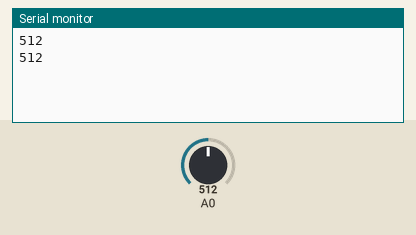
This sketch was run on a simulated Arduino Uno, built with avr-gcc and run on an emulated ATmega328P. Parts: the last lines printed to the serial monitor. Inputs (shaded band) come from the test bench; at power-on: A0 = 512.

Above: at 1.8 s.
1.9 s: A0 set to 306
At 2.5 s:
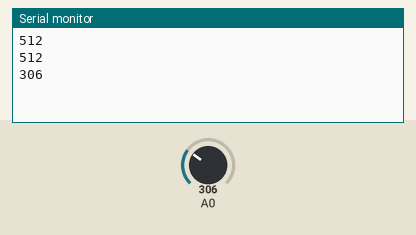
3.4 s: A0 set to 122
At 4.8 s:
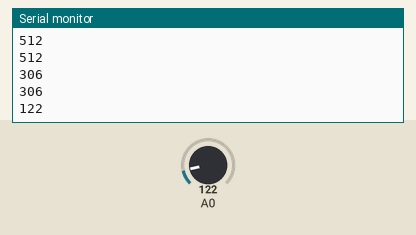
Timing chart, 0 to 6.4 s (numbered marks = the images above; inputs shaded):
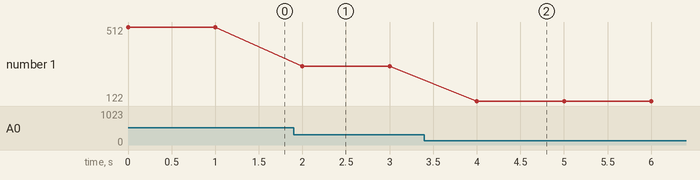

The sketch:

threshold_detector.ino
```cpp
// Project 4: Threshold Detection

// The purpose of this project was to create a design which is able to detect when the reading from either a light sensor or
// FSR sensor crosses a threshold. If it does, print out that this occurred.

// Group Members: Josh Wild, Dayne Newman
// Group Number: 14 (not sure this is what the bottom of the breadboard said)
// Date: 3/4/2025
// Code written by: Both team members


int lastSensorState = LOW; // sensor's previous state
int threshold = 512; // an arbitrary threshold value

void setup() {
  Serial.begin(9600);
}

void loop() {
  // read the sensor:
  int sensorState = analogRead(A0);
  // if it's above the threshold:
  if (sensorState <= threshold) {
    Serial.println(sensorState);
    // check that the previous value was below the threshold:
    if (lastSensorState > threshold) {
      //print sensor state
      Serial.println(sensorState);
      // the sensor just crossed the threshold
      Serial.println("Sensor crossed the threshold");
    }
  }
  // save sensor state for next comparison:
  lastSensorState = sensorState;
  delay(1000);
}
```

Measured:
- after the input at 1.9 s, the serial monitor: prints a new line after 0.10 s (image 1)
- after the input at 3.4 s, the serial monitor: prints a new line after 0.60 s (image 2)
- plotted number 1: 512 → 306 after the input at 1.9 s, 306 → 122 after the input at 3.4 s
